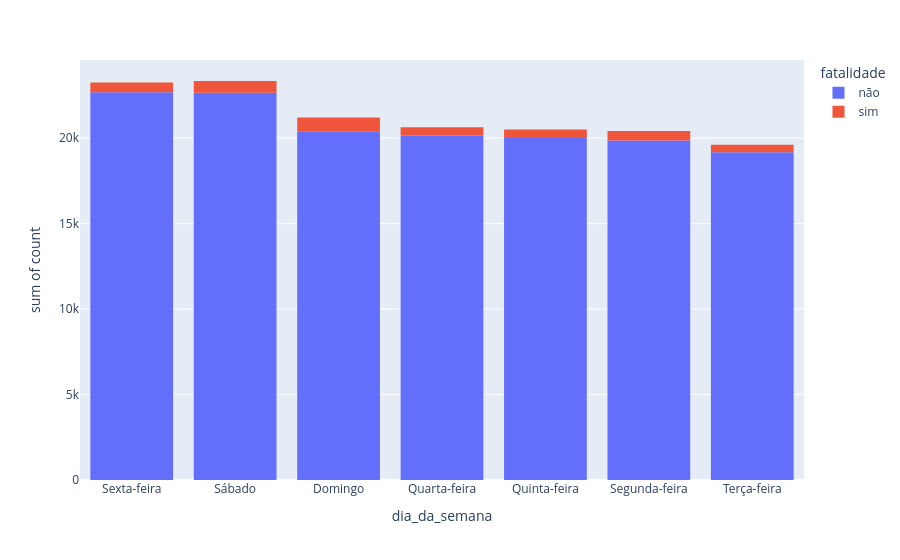

The notebook cell saved with this chart:
### Code cell
sinistros.groupBy('dia_da_semana', 'fatalidade') \
    .count() \
    .orderBy(f.col('count').desc()) \
    .toPandas().plot(x='dia_da_semana', y='count', kind='hist', color='fatalidade')

### Figure 1 — Plotly figure (JSON) as saved in the notebook; plotly's stock layout.template omitted (floating-point values rounded to 4 significant figures)
{"data": [{"bingroup": "x", "histfunc": "sum", "hovertemplate": "fatalidade=não<br>dia_da_semana=%{x}<br>sum of count=%{y}<extra></extra>", "legendgroup": "não", "marker": {"color": "#636efa", "pattern": {"shape": ""}}, "name": "não", "orientation": "v", "showlegend": true, "type": "histogram", "x": ["Sexta-feira", "Sábado", "Domingo", "Quarta-feira", "Quinta-feira", "Segunda-feira", "Terça-feira"], "xaxis": "x", "y": [22684, 22661, 20412, 20158, 20019, 19861, 19171], "yaxis": "y"}, {"bingroup": "x", "histfunc": "sum", "hovertemplate": "fatalidade=sim<br>dia_da_semana=%{x}<br>sum of count=%{y}<extra></extra>", "legendgroup": "sim", "marker": {"color": "#EF553B", "pattern": {"shape": ""}}, "name": "sim", "orientation": "v", "showlegend": true, "type": "histogram", "x": ["Domingo", "Sábado", "Sexta-feira", "Segunda-feira", "Quinta-feira", "Quarta-feira", "Terça-feira"], "xaxis": "x", "y": [803, 686, 581, 566, 491, 486, 445], "yaxis": "y"}], "layout": {"barmode": "relative", "legend": {"title": {"text": "fatalidade"}, "tracegroupgap": 0}, "margin": {"t": 60}, "xaxis": {"anchor": "y", "domain": [0, 1], "title": {"text": "dia_da_semana"}}, "yaxis": {"anchor": "x", "domain": [0, 1], "title": {"text": "sum of count"}}}}
